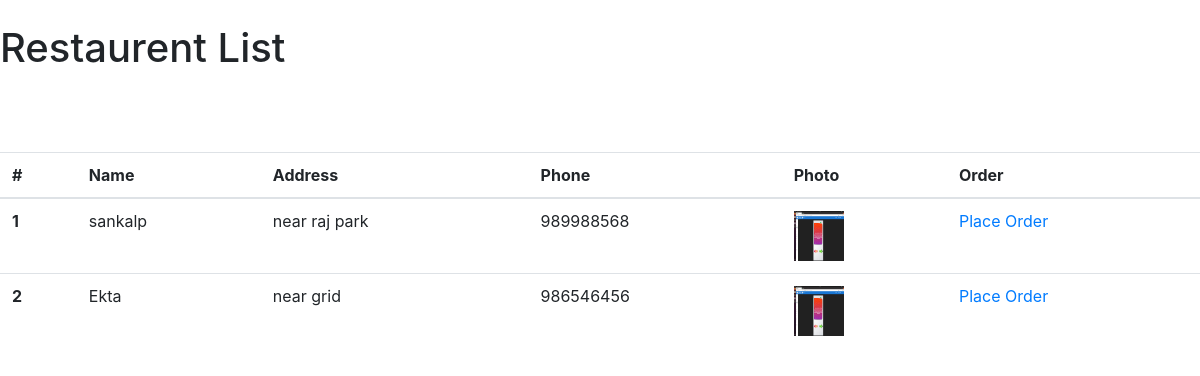
Page /restaurent/restaurent_list/ on the committed database.
### Restaurent/models.py (models this page shows, shortened)
class DateTimeMixin(models.Model):
	create_at = models.DateTimeField(auto_now_add = True)
	update_at = models.DateTimeField(auto_now = True)
	class meta:
		abstract = True

class Restaurent(DateTimeMixin):
	name = models.CharField(max_length = 200)
	owner_key = models.ForeignKey(User, on_delete=models.CASCADE, null = True, blank=True)
	address = models.TextField(null = True, blank = True)
	photo = models.ImageField(null = True, blank = True, upload_to = 'media')
	phone = models.IntegerField(null = True, blank = True)

### Restaurent/views.py (the view)
# urls.py: path('restaurent_list/', restaurent_list, name='restaurent_list'),
def restaurent_list(request):
	restaurent_obj = Restaurent.objects.all()
	context = {
		'restaurent_obj':restaurent_obj,
	}
	return render(request, 'restaurent.html', context)

### accounts/templates/restaurent.html (shortened to what this page needs)
<link rel="stylesheet" href="https://stackpath.bootstrapcdn.com/bootstrap/4.1.3/css/bootstrap.min.css">
{% url 'add_restaurent' as add_restaurent_url %}
{% if request.path == add_restaurent_url %}
<h1>Create Restaurent</h1>
<br>
<br>
<form action="{% url 'add_restaurent' %}" method="POST" enctype="multipart/form-data">
	{% csrf_token %}
	<label>Enter Restaurent Name</label>
	<input type="text" name="name"><br>
	<label>Enter Restaurent Address</label>
	<textarea name="address"></textarea><br>
	<label>Upload Image </label>
	<input type="file" name="photo"><br>
	<label>Phone</label>
	<input type="text" name="phone"><br>
	<button type="submit">Create</button>
</form>
<br>
<br>
<br>
{% if restaurent_obj %}
<h1>Restaurent List</h1>
<br>
<br>
<table class="table">
  <thead>
    <tr>
      <th scope="col">#</th>
      <th scope="col">Name</th>
      <th scope="col">Address</th>
      <th scope="col">Phone</th>
      <th scope="col">Photo</th>
      <th scope="col">Order</th>
      <th scope="col">Dish</th>
    </tr>
  </thead>
  <tbody>
  	{% for restaurent in restaurent_obj %}
    <tr>
      <th scope="row">{{forloop.counter}}</th>
      <td>{{restaurent.name}}</td>
      <td>{{restaurent.address}}</td>
      <td>{{restaurent.phone}}</td>
      <td><img src="{{restaurent.photo.url}}" width="50" height="50"></td>
      <td><a href="{% url 'order_list' restaurent.id %}">View Orders</a></td>
      <td><a href="{% url 'add_dish' restaurent.id %}">View Dish</a>
    </tr>
    {% endfor %}
  </tbody>
</table>
{% endif %}
{% else %}
<h1>Restaurent List</h1>
<table class="table">
  <thead>
    <tr>
      <th scope="col">#</th>
      <th scope="col">Name</th>
      <th scope="col">Address</th>
      <th scope="col">Phone</th>
      <th scope="col">Photo</th>
      <th scope="col">Order</th>
    </tr>
  </thead>
  <tbody>
    {% for restaurent in restaurent_obj %}
    <tr>
      <th scope="row">{{forloop.counter}}</th>
      <td>{{restaurent.name}}</td>
      <td>{{restaurent.address}}</td>
      <td>{{restaurent.phone}}</td>
      <td><img src="{{restaurent.photo.url}}" width="50" height="50"></td>
      <td><a href="{% url 'place_order' restaurent.id %}">Place Order</a></td>
    </tr>
    {% endfor %}
  </tbody>
</table>
{% endif %}

### rows in the picture
Restaurent: name "sankalp", address "near raj park", phone "989988568", photo (picture)
Restaurent: name "Ekta", address "near grid", phone "986546456", photo (picture)
